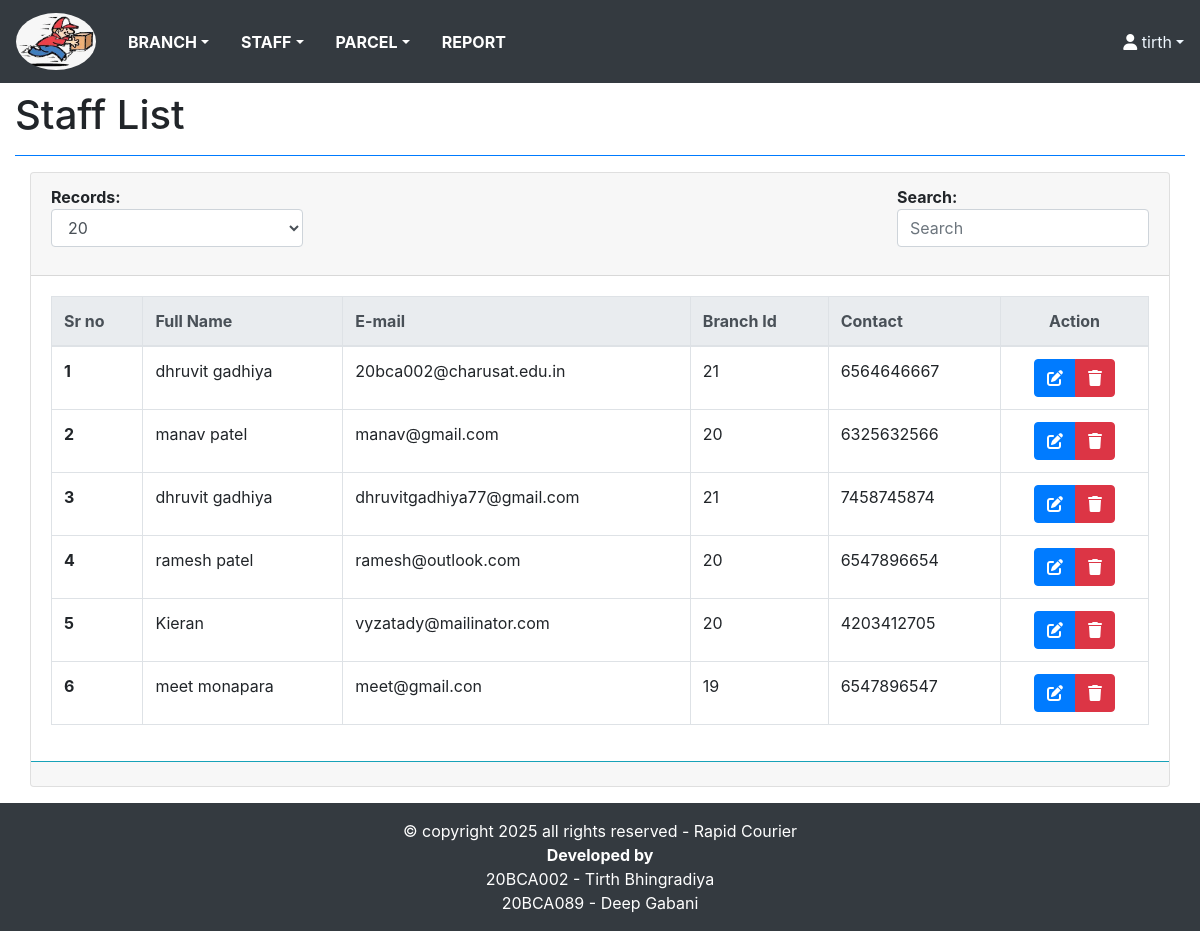
The app's page /liststaff.php with its own data.
### tables this page shows
CREATE TABLE `user` (
  `id` int(11) NOT NULL,
  `fname` varchar(30) NOT NULL,
  `contact` bigint(12) NOT NULL,
  `email` varchar(30) NOT NULL,
  `password` varchar(100) NOT NULL,
  `role` int(3) NOT NULL,
  `branchid` int(11) NOT NULL,
  `ip` varchar(30) NOT NULL,
  `status` int(3) NOT NULL
);

### liststaff.php (the view, shortened to what this page needs)
<!DOCTYPE html>
<html lang="en">
<head>
    <?php
        require_once "files.php";
    ?>
</head>
<body>
    <?php
    include "header.php";
    ?>
    <div class="container-fluid">
        <div class="row mb-2">
            <div class="col-sm-6">
                <h1 class="m-0">Staff List</h1>
            </div>
        </div>
        <hr class="border-primary">
    </div>
    <section class="content">
        <div class="container-fluid">
            <div class="col-lg-12">
                <div class="card card-outline">
                    <div class="card-header">
                        <div class="row">
                        <div class="col-sm-3 form-group mr-auto">
                            <div class="font-weight-bold">Records:</div>
                            <select name="lim" id="lim" class="form-control">
                                <option value="20">20</option>
                            </select>
                            </div>
                            <div class="col-sm-3 form-group ml-auto">
                            <div class="font-weight-bold">Search:</div>
                            <input type="text" class="form-control" placeholder="Search" id="ser">
                            </div>
                        </div>
                    </div>
                    <div class="card-body">
                        <table class="table table-responsive-lg table-bordered" id="display">
                            <?php
                            include "dbcon.php";
                            $limit = 20;
                            $query = "select * from user LIMIT {$limit}";
                            $record = mysqli_query($connection, $query);
                            echo '<thead class="thead-light">';
                            echo '<tr>';
                            echo '<th scope="col">Sr no</th>';
                            echo '<th scope="col">Full Name</th>';
                            echo '<th scope="col">E-mail</th>';
                            echo '<th scope="col">Branch Id</th>';
                            echo '<th scope="col">Contact</th>';
                            echo '<th scope="col" class="text-center">Action</th>';
                            echo '</tr>';
                            echo '</thead>';
                            echo '<tbody>';
                            $count = 1;
                            while (($row = mysqli_fetch_array($record)) == true) {
                                echo '<tr>';
                                echo '<th scope="row">' . $count++ . '</th>';
                                echo '<td>' . $row['fname'] . '</td>';
                                echo '<td>' . $row['email']. '</td>';
                                echo '<td>' . $row['branchid'] . '</td>';
                                echo '<td>' . $row['contact'] . '</td>';
                                echo '<td class="text-center">';
                                echo '<div class="btn-group">';
                                echo "<a href='editstaff.php?id=$row[id]' class='btn btn-primary btn-flat'>";
                                echo '<i class="fas fa-edit"></i>';
                                echo '</a>';
                                echo "<a href='deletestaff.php?id=$row[id]' class='btn btn-danger btn-flat' onclick='return checkDelete()'>";
                                echo '<i class="fas fa-trash"></i>';
                                echo '</a>';
                                echo '</div>';
                                echo '</td>';
                                echo '</tr>';
                            }
                            echo '</tbody>';
                            ?>
                        </table>
                    </div>
                    <div class="card-footer border-top border-info">
                    </div>
                </div>
            </div>
    </section>
    <?php
    include "footer.php";
    ?>
</body>
</html>

### records on screen
user: fname "dhruvit gadhiya", email "20bca002@charusat.edu.in", branchid "21", contact "6564646667"
user: fname "manav patel", email "manav@gmail.com", branchid "20", contact "6325632566"
user: fname "dhruvit gadhiya", email "dhruvitgadhiya77@gmail.com", branchid "21", contact "7458745874"
user: fname "ramesh patel", email "ramesh@outlook.com", branchid "20", contact "6547896654"
user: fname "Kieran", email "vyzatady@mailinator.com", branchid "20", contact "4203412705"
user: fname "meet monapara", email "meet@gmail.con", branchid "19", contact "6547896547"
